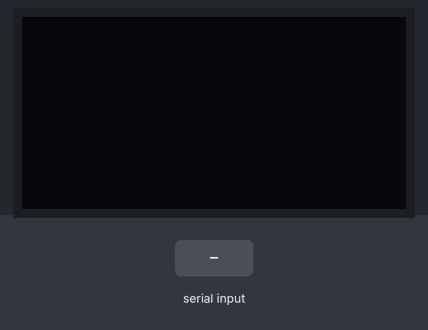
Recording of a sketch running on a simulated Arduino Uno, built with avr-gcc and run on an emulated ATmega328P. Parts: 128×64 one-colour display. The inputs (shaded band) are chosen by the test bench.

Above: at 1.7 s.
1.8 s: byte 30 received over Serial
At 3.0 s:
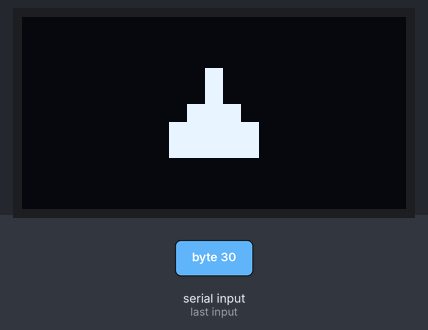
3.3 s: byte 90 received over Serial
At 4.2 s:
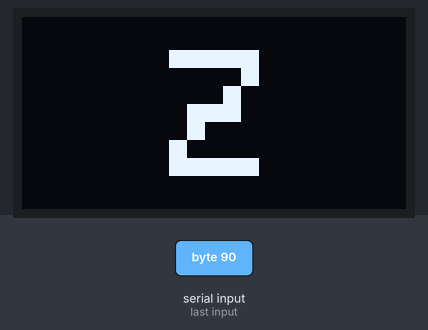
4.8 s: byte 120 received over Serial
At 5.4 s:
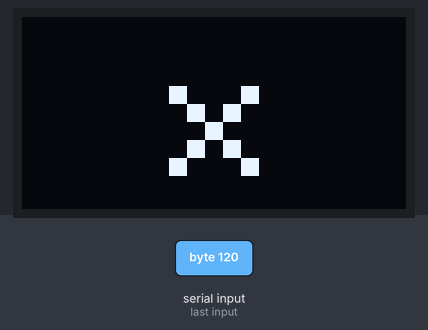
6.3 s: byte 90 received over Serial
At 7.7 s:
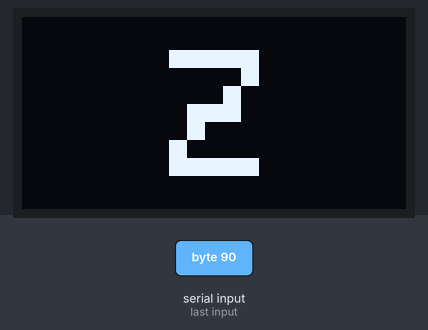
Timing chart, 0 to 8.8 s (numbered marks = the images above; inputs shaded):
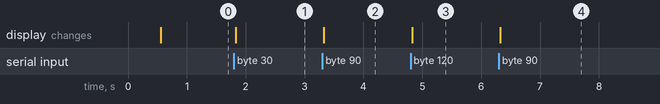

The sketch:

read_UART_disp_key.ino
```cpp
#include <Adafruit_GFX.h>
#include <Adafruit_SSD1306.h>

#define SCREEN_WIDTH 128 // OLED display width, in pixels
#define SCREEN_HEIGHT 64 // OLED display height, in pixels
#define SCREEN_ADDRESS 0x3C
#define LETTER_WIDTH 5
#define LETTER_HEIGHT 7
#define TEXT_SIZE 6

Adafruit_SSD1306 display(SCREEN_WIDTH, SCREEN_HEIGHT, &Wire, -1);
byte data;


void setup() {
  // put your setup code here, to run once:
  Serial.begin(9600);
  delay(500);

  if(!display.begin(SSD1306_SWITCHCAPVCC, SCREEN_ADDRESS)) {
    Serial.println(F("SSD1306 allocation failed"));
    while(true); // Don't proceed, loop forever
  }

  // Config display
  display.setTextColor(WHITE);
  display.clearDisplay();
  display.invertDisplay(false);
  // printCenteredChar('B', 6);
  display.display();
}

void loop() {
  // put your main code here, to run repeatedly:
  if (Serial.available() > 0)
  {
    display.clearDisplay();
    data = Serial.read();
    printCenteredChar((char) data, TEXT_SIZE);
    display.display();
  }
}

void printCenteredChar(char c, int textSize)
{
  display.setTextSize(textSize);
  display.setCursor(64 - LETTER_WIDTH * textSize / 2, 32 - LETTER_HEIGHT * textSize / 2);
  display.print(c);
}
```

Measured:
- after the input at 1.8 s, the display: changes at once (image 1)
- after the input at 3.3 s, the display: changes at once (image 2)
- after the input at 4.8 s, the display: changes at once (image 3)
- after the input at 6.3 s, the display: changes at once (image 4)
